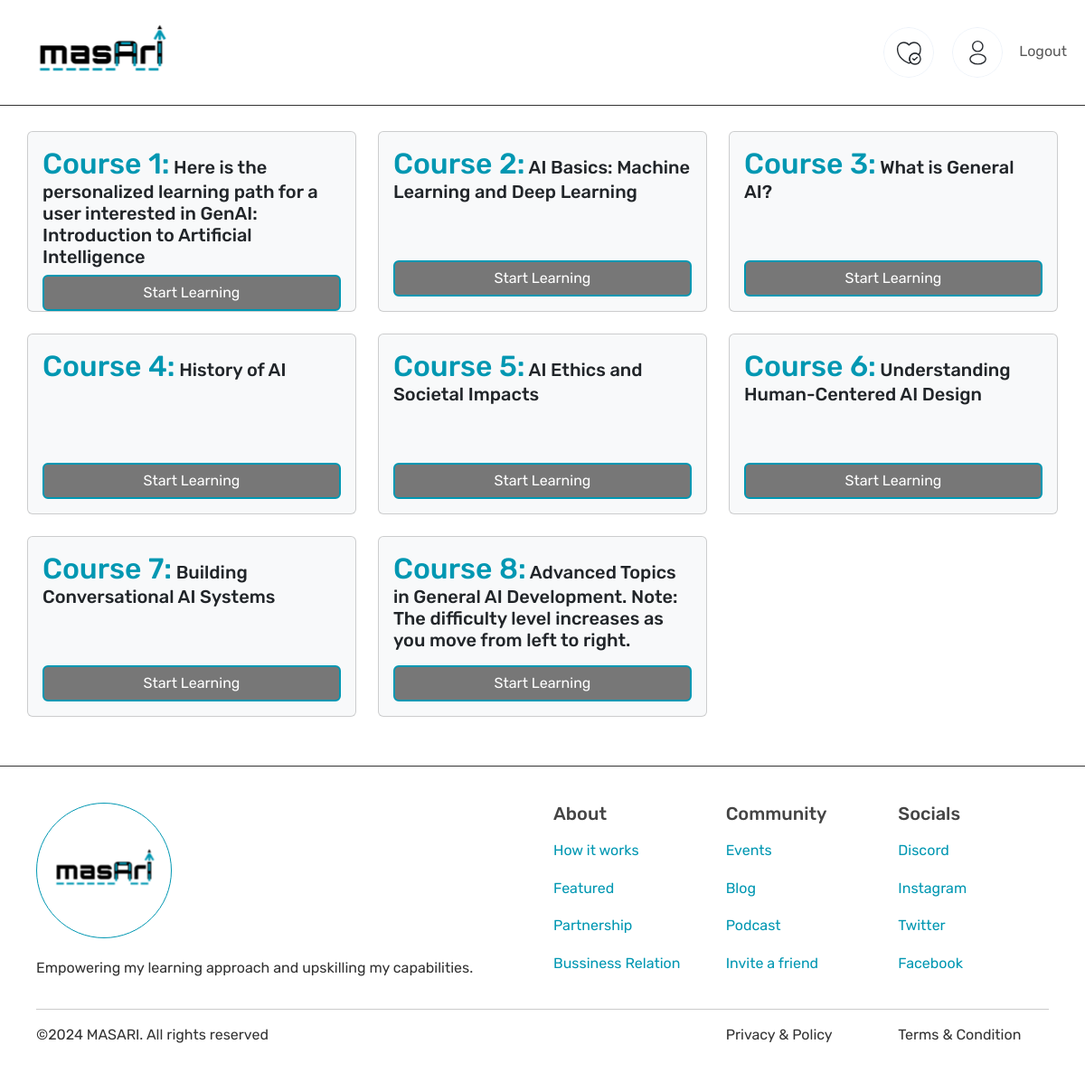
/learningpath/16 (signed in), run on the app's committed database.
### app.py (models this page shows)
class Courses(db.Model):
    id = db.Column(db.Integer, primary_key=True)
    title = db.Column(db.String(100), nullable=False)
    description = db.Column(db.Text, nullable=True)
    user_id = db.Column(db.Integer, db.ForeignKey('users.id'), nullable=False)
    learning_path_id = db.Column(db.Integer, db.ForeignKey('learning_paths.id'), nullable=True)
    learning_path = db.relationship('LearningPaths', backref='courses')

### app.py (the view)
@app.route('/learningpath/<int:path_id>', methods=['GET', 'POST'])
@login_required
def learningpath(path_id):
    courses = Courses.query.filter_by(learning_path_id=path_id).all()
    course_titles = [{'id':course.id, 'title': course.title} for course in courses]
    return render_template('learningpath.html', courses=course_titles)

### app.py (called while the page is built)
@login_manager.user_loader
def load_user(user_id):
    return Users.query.get(int(user_id))

@app.context_processor
def inject_user_id():
    if current_user.is_authenticated:
        return {'userId': current_user.id}
    else:
        return {'userId': None}

### templates/learningpath.html (shortened to what this page needs)
{% extends 'base.html' %}
{% block content %}
<link href="{{ url_for('static', filename='css/learningpath.css') }}" rel="stylesheet">
<div class="row" style="padding: 30px;">
    {% for course in courses %}
    <div class="col-lg-4 col-md-6 col-sm-12 mb-4" style="height: 200px;">
        <div class="card bg-light" style="height: 100%;">
            <div class="card-body">
                <h5 class="card-title"><span style="color: #0097b2; font-size: 32px;">Course {{ loop.index }}:</span> {{ course.title }}</h5>
                <button class="btn btn-bluesky generate-lessons" data-course-title="{{ course.title }}" data-course-id="{{ course.id }}">Start Learning</button>
            </div>
        </div>
    </div>
    {% endfor %}
</div>
{% endblock %}

### static/css/general.css (style rules this page uses)
body, html { margin: 0; padding: 0; box-sizing: border-box; }
body { font-family: "Rubik", sans-serif; font-optical-sizing: auto; font-style: normal; font-size: 16px; color: #333; }
h1, h2, h3, h4, h5, h6 { font-family: 'Rubik', sans-serif; font-weight: 500; color: #444; }
.btn-bluesky { background-color: #777; border: 2px solid #0097b2; color: #fff; transition: border-color, background-color 0.3s ease; }
.card-body { display: flex; flex-direction: column; justify-content: space-between; }

### data on the page
Courses: title "Here is the personalized learning path for a user interested in GenAI: Introduction to Artificial Intelligence"
Courses: title "AI Basics: Machine Learning and Deep Learning"
Courses: title "What is General AI?"
Courses: title "History of AI"
Courses: title "AI Ethics and Societal Impacts"
Courses: title "Understanding Human-Centered AI Design"
Courses: title "Building Conversational AI Systems"
Courses: title "Advanced Topics in General AI Development. Note: The difficulty level increases as you move from left to right."
